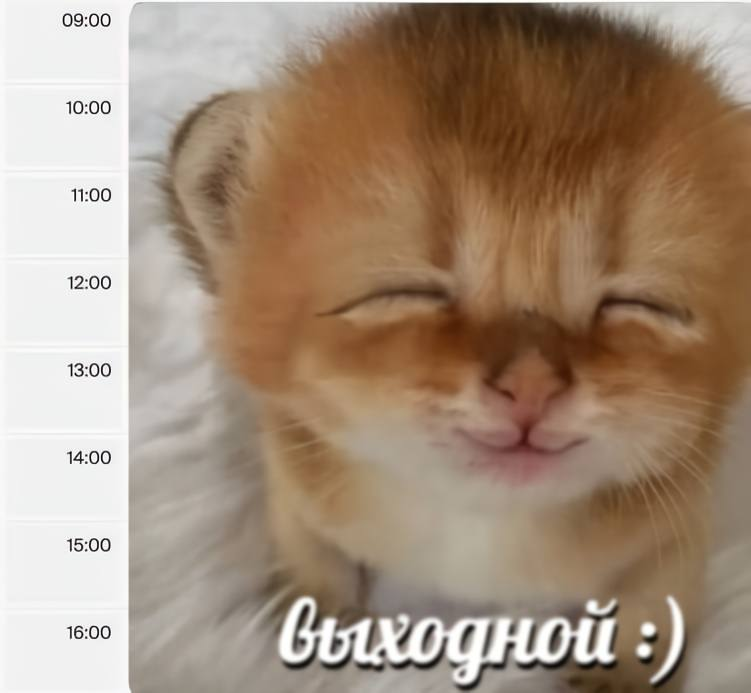
#> input picture imageClasses/image_2.jpg, 751 x 693 px, found by its file name
$ python main.py
#> lines starting #> are read from the running program, lines starting #| are printed output that depends on the picture
### imageClasses/imageHandler.py
from PIL import Image

class ImageHandler:
    def __init__(self, image):
        self.image = image

    def load_image(self):
        self.image = Image.open('image_2.jpg')
#> self.image is the input picture: PIL image 751x693 RGB; mean R, G, B 163, 141.5, 122

    def save_changed_image(self, new_name):
#> called with new_name = 'new_image_2.jpg'
        self.image.thumbnail((200,200))
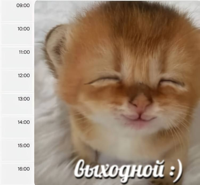
#> self.image: PIL image 200x185 RGB; mean R, G, B 162.9, 141.4, 122
        self.image.save(new_name)

    def get_image(self):
        return self.image

### imageClasses/imageProcessor.py
from PIL import ImageFilter, ImageFont, ImageDraw

class ImageProcessor:
    def __init__(self, image):
        self.image = image

    def filter_contour(self):
        self.image = self.image.filter(ImageFilter.CONTOUR)
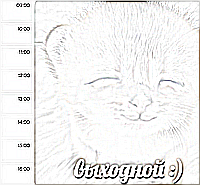
#> self.image: PIL image 200x185 RGB; mean R, G, B 241.2, 240.8, 240.4

    def text_on_image(self):
        draw = ImageDraw.Draw(self.image)
        font = ImageFont.truetype("arial.ttf", 40)
        text = "Вариант 3"

        img_width, img_height = self.image.size
#> img_width = 200; img_height = 185

        bbox = font.getbbox(text)
        text_width, text_height = bbox[2], bbox[3]

        x = (img_width - text_width) // 2
#> x = -8
        y = (img_height - text_height) // 2
#> y = 69

        draw.text((x, y), text, font=font, fill="blue")

    def get_image(self):
        return self.image

### main.py
from imageClasses.imageHandler import ImageHandler
from imageClasses.imageProcessor import ImageProcessor

image_handler = ImageHandler("image_2.jpg")
image_handler.load_image()

image_handler.save_changed_image("new_image_2.jpg")

image_processor = ImageProcessor(image_handler.get_image())

image_processor.filter_contour()
image_processor.text_on_image()

processed_image = image_processor.get_image()
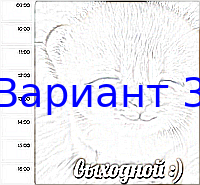
#> processed_image: PIL image 200x185 RGB; mean R, G, B 230.8, 230.4, 240.8
image_handler.image = processed_image
image_handler.save_changed_image("changed_image_2.jpg")
